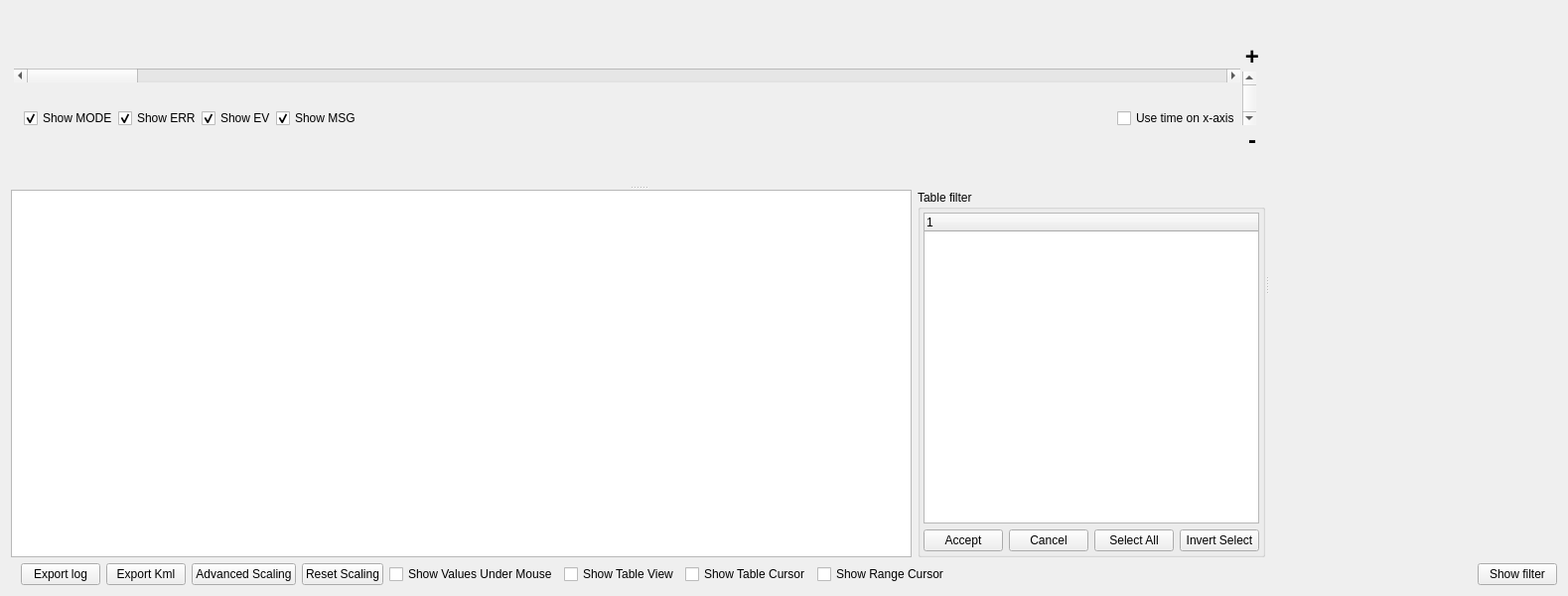
<?xml version="1.0" encoding="UTF-8"?>
<ui version="4.0">
 <class>LogAnalysis</class>
 <widget class="QWidget" name="LogAnalysis">
  <property name="geometry">
   <rect>
    <x>0</x>
    <y>0</y>
    <width>1579</width>
    <height>600</height>
   </rect>
  </property>
  <property name="windowTitle">
   <string>Graph</string>
  </property>
  <layout class="QVBoxLayout" name="verticalLayout" stretch="1,0">
   <item>
    <widget class="QSplitter" name="horizontalSplitter">
     <property name="orientation">
      <enum>Qt::Horizontal</enum>
     </property>
     <property name="childrenCollapsible">
      <bool>false</bool>
     </property>
     <widget class="QSplitter" name="splitter">
      <property name="orientation">
       <enum>Qt::Vertical</enum>
      </property>
      <widget class="QWidget" name="widget" native="true">
       <layout class="QVBoxLayout" name="verticalLayout_3">
        <property name="leftMargin">
         <number>3</number>
        </property>
        <property name="topMargin">
         <number>3</number>
        </property>
        <property name="rightMargin">
         <number>3</number>
        </property>
        <property name="bottomMargin">
         <number>3</number>
        </property>
        <item>
         <layout class="QHBoxLayout" name="horizontalLayout_3" stretch="20,1">
          <property name="spacing">
           <number>2</number>
          </property>
          <item>
           <layout class="QVBoxLayout" name="verticalLayout_5" stretch="1,1">
            <property name="spacing">
             <number>0</number>
            </property>
            <property name="bottomMargin">
             <number>0</number>
            </property>
            <item>
             <widget class="QScrollBar" name="horizontalScrollBar">
              <property name="orientation">
               <enum>Qt::Horizontal</enum>
              </property>
             </widget>
            </item>
            <item>
             <layout class="QHBoxLayout" name="horizontalLayout_41">
              <property name="sizeConstraint">
               <enum>QLayout::SetDefaultConstraint</enum>
              </property>
              <item>
               <spacer name="horizontalSpacer_5">
                <property name="orientation">
                 <enum>Qt::Horizontal</enum>
                </property>
                <property name="sizeType">
                 <enum>QSizePolicy::Minimum</enum>
                </property>
                <property name="sizeHint" stdset="0">
                 <size>
                  <width>10</width>
                  <height>20</height>
                 </size>
                </property>
               </spacer>
              </item>
              <item>
               <widget class="QCheckBox" name="modeDisplayCheckBox">
                <property name="text">
                 <string>Show MODE</string>
                </property>
                <property name="checked">
                 <bool>true</bool>
                </property>
               </widget>
              </item>
              <item>
               <widget class="QCheckBox" name="errDisplayCheckBox">
                <property name="text">
                 <string>Show ERR</string>
                </property>
                <property name="checked">
                 <bool>true</bool>
                </property>
               </widget>
              </item>
              <item>
               <widget class="QCheckBox" name="evDisplayCheckBox">
                <property name="text">
                 <string>Show EV</string>
                </property>
                <property name="checked">
                 <bool>true</bool>
                </property>
               </widget>
              </item>
              <item>
               <widget class="QCheckBox" name="msgDisplayCheckBox">
                <property name="text">
                 <string>Show MSG</string>
                </property>
                <property name="checked">
                 <bool>true</bool>
                </property>
               </widget>
              </item>
              <item>
               <spacer name="horizontalSpacer_3">
                <property name="orientation">
                 <enum>Qt::Horizontal</enum>
                </property>
                <property name="sizeHint" stdset="0">
                 <size>
                  <width>40</width>
                  <height>20</height>
                 </size>
                </property>
               </spacer>
              </item>
              <item>
               <widget class="QCheckBox" name="indexTypeCheckBox">
                <property name="toolTip">
                 <string extracomment="Switches between index or time on x axis"/>
                </property>
                <property name="toolTipDuration">
                 <number>3</number>
                </property>
                <property name="text">
                 <string>Use time on x-axis</string>
                </property>
               </widget>
              </item>
             </layout>
            </item>
           </layout>
          </item>
          <item>
           <layout class="QVBoxLayout" name="verticalLayout_4">
            <property name="spacing">
             <number>1</number>
            </property>
            <item>
             <widget class="QLabel" name="label">
              <property name="maximumSize">
               <size>
                <width>20</width>
                <height>40</height>
               </size>
              </property>
              <property name="text">
               <string>&lt;h1&gt;+&lt;/h1&gt;</string>
              </property>
              <property name="alignment">
               <set>Qt::AlignCenter</set>
              </property>
             </widget>
            </item>
            <item>
             <widget class="QScrollBar" name="verticalScrollBar">
              <property name="minimum">
               <number>1</number>
              </property>
              <property name="maximum">
               <number>100</number>
              </property>
              <property name="orientation">
               <enum>Qt::Vertical</enum>
              </property>
             </widget>
            </item>
            <item>
             <widget class="QLabel" name="label_2">
              <property name="maximumSize">
               <size>
                <width>20</width>
                <height>40</height>
               </size>
              </property>
              <property name="text">
               <string>&lt;h1&gt;-&lt;/h1&gt;</string>
              </property>
              <property name="alignment">
               <set>Qt::AlignCenter</set>
              </property>
             </widget>
            </item>
           </layout>
          </item>
         </layout>
        </item>
       </layout>
      </widget>
      <widget class="QWidget" name="layoutWidget">
       <layout class="QHBoxLayout" name="horizontalLayout_4" stretch="5,1">
        <item>
         <widget class="QTableView" name="tableWidget"/>
        </item>
        <item>
         <widget class="QGroupBox" name="tableFilterGroupBox">
          <property name="title">
           <string>Table filter</string>
          </property>
          <layout class="QVBoxLayout" name="verticalLayout_7">
           <property name="leftMargin">
            <number>3</number>
           </property>
           <property name="topMargin">
            <number>3</number>
           </property>
           <property name="rightMargin">
            <number>3</number>
           </property>
           <property name="bottomMargin">
            <number>3</number>
           </property>
           <item>
            <widget class="QTreeWidget" name="filterSelectTreeWidget">
             <column>
              <property name="text">
               <string notr="true">1</string>
              </property>
             </column>
            </widget>
           </item>
           <item>
            <layout class="QHBoxLayout" name="horizontalLayout_5">
             <item>
              <widget class="QPushButton" name="filterAcceptPushButton">
               <property name="text">
                <string>Accept</string>
               </property>
              </widget>
             </item>
             <item>
              <widget class="QPushButton" name="filterCancelPushButton">
               <property name="text">
                <string>Cancel</string>
               </property>
              </widget>
             </item>
             <item>
              <widget class="QPushButton" name="filterSelectAllPushButton">
               <property name="text">
                <string>Select All</string>
               </property>
              </widget>
             </item>
             <item>
              <widget class="QPushButton" name="filterInvertSelectPushButton">
               <property name="text">
                <string>Invert Select</string>
               </property>
              </widget>
             </item>
             <item>
              <spacer name="horizontalSpacer_2">
               <property name="orientation">
                <enum>Qt::Horizontal</enum>
               </property>
               <property name="sizeHint" stdset="0">
                <size>
                 <width>40</width>
                 <height>20</height>
                </size>
               </property>
              </spacer>
             </item>
            </layout>
           </item>
          </layout>
         </widget>
        </item>
       </layout>
      </widget>
     </widget>
     <widget class="DataSelectionScreen" name="dataSelectionScreen" native="true">
      <property name="minimumSize">
       <size>
        <width>150</width>
        <height>0</height>
       </size>
      </property>
     </widget>
    </widget>
   </item>
   <item>
    <layout class="QHBoxLayout" name="horizontalLayout">
     <item>
      <spacer name="horizontalSpacer_6">
       <property name="orientation">
        <enum>Qt::Horizontal</enum>
       </property>
       <property name="sizeType">
        <enum>QSizePolicy::Fixed</enum>
       </property>
       <property name="sizeHint" stdset="0">
        <size>
         <width>10</width>
         <height>20</height>
        </size>
       </property>
      </spacer>
     </item>
     <item>
      <widget class="QPushButton" name="exportLogButton">
       <property name="text">
        <string>Export log</string>
       </property>
       <property name="shortcut">
        <string>Ctrl+S</string>
       </property>
      </widget>
     </item>
     <item>
      <widget class="QPushButton" name="exportKmlButton">
       <property name="text">
        <string>Export Kml</string>
       </property>
      </widget>
     </item>
     <item>
      <widget class="QPushButton" name="graphControlsPushButton">
       <property name="text">
        <string>Advanced Scaling</string>
       </property>
      </widget>
     </item>
     <item>
      <widget class="QPushButton" name="resetScalingPushButton">
       <property name="text">
        <string>Reset Scaling</string>
       </property>
      </widget>
     </item>
     <item>
      <widget class="QCheckBox" name="showValuesCheckBox">
       <property name="text">
        <string>Show Values Under Mouse</string>
       </property>
      </widget>
     </item>
     <item>
      <widget class="QCheckBox" name="ShowTableWidgetCheckBox">
       <property name="text">
        <string>Show Table View</string>
       </property>
       <property name="checked">
        <bool>false</bool>
       </property>
      </widget>
     </item>
     <item>
      <widget class="QCheckBox" name="tableCursorCheckBox">
       <property name="text">
        <string>Show Table Cursor</string>
       </property>
      </widget>
     </item>
     <item>
      <widget class="QCheckBox" name="rangeCursorCheckBox">
       <property name="text">
        <string>Show Range Cursor</string>
       </property>
      </widget>
     </item>
     <item>
      <spacer name="horizontalSpacer">
       <property name="orientation">
        <enum>Qt::Horizontal</enum>
       </property>
       <property name="sizeHint" stdset="0">
        <size>
         <width>40</width>
         <height>20</height>
        </size>
       </property>
      </spacer>
     </item>
     <item>
      <widget class="QPushButton" name="filterShowPushButton">
       <property name="text">
        <string>Show filter</string>
       </property>
      </widget>
     </item>
    </layout>
   </item>
  </layout>
 </widget>
 <customwidgets>
  <customwidget>
   <class>DataSelectionScreen</class>
   <extends>QWidget</extends>
   <header>dataselectionscreen.h</header>
   <container>1</container>
  </customwidget>
 </customwidgets>
 <resources/>
 <connections/>
</ui>
